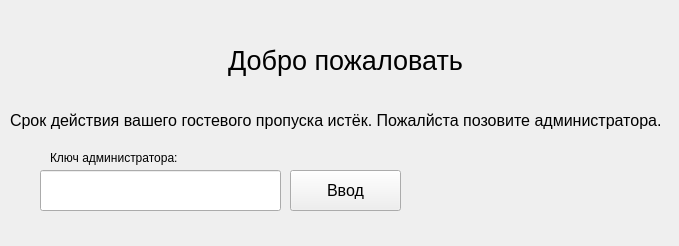
<?xml version="1.0" encoding="UTF-8"?>
<ui version="4.0">
 <class>MainWindow</class>
 <widget class="QMainWindow" name="MainWindow">
  <property name="geometry">
   <rect>
    <x>0</x>
    <y>0</y>
    <width>679</width>
    <height>246</height>
   </rect>
  </property>
  <property name="font">
   <font>
    <pointsize>12</pointsize>
   </font>
  </property>
  <property name="windowTitle">
   <string>MainWindow</string>
  </property>
  <widget class="QWidget" name="centralwidget">
   <widget class="QLabel" name="MainLabel">
    <property name="geometry">
     <rect>
      <x>150</x>
      <y>40</y>
      <width>391</width>
      <height>41</height>
     </rect>
    </property>
    <property name="font">
     <font>
      <pointsize>20</pointsize>
     </font>
    </property>
    <property name="text">
     <string>Добро пожаловать</string>
    </property>
    <property name="alignment">
     <set>Qt::AlignCenter</set>
    </property>
   </widget>
   <widget class="QLabel" name="SecondLabel">
    <property name="geometry">
     <rect>
      <x>10</x>
      <y>90</y>
      <width>741</width>
      <height>61</height>
     </rect>
    </property>
    <property name="text">
     <string>Срок действия вашего гостевого пропуска истёк. Пожалйста позовите администратора.</string>
    </property>
   </widget>
   <widget class="QLineEdit" name="AdminKeyEdit">
    <property name="geometry">
     <rect>
      <x>40</x>
      <y>170</y>
      <width>241</width>
      <height>41</height>
     </rect>
    </property>
   </widget>
   <widget class="QLabel" name="AdminKEyLAbel">
    <property name="geometry">
     <rect>
      <x>50</x>
      <y>150</y>
      <width>201</width>
      <height>16</height>
     </rect>
    </property>
    <property name="font">
     <font>
      <pointsize>9</pointsize>
     </font>
    </property>
    <property name="text">
     <string>Ключ администратора:</string>
    </property>
   </widget>
   <widget class="QPushButton" name="Submit">
    <property name="geometry">
     <rect>
      <x>290</x>
      <y>170</y>
      <width>111</width>
      <height>41</height>
     </rect>
    </property>
    <property name="text">
     <string>Ввод</string>
    </property>
   </widget>
  </widget>
 </widget>
 <resources/>
 <connections/>
</ui>
